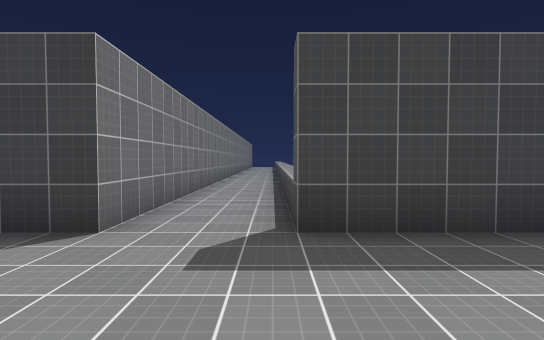
[1] (above)

24 first-person views from a walk through a 3-D level made in the Unity game engine. The camera is 1.5 m above the floor, tilts 2° down and sees 80° across. The floor is counted in squares, 2 m on a side. Each view is taken from the middle of a square. On the plan, view 1 faces up. The plan holds only what a view shows up to about 11 squares ahead; the rest is blank. The place goes on beyond the plan. The player is left out. Door leaves are left out, so doorways stand open. Surface patterns are stand-ins for the level's own textures.

[2]
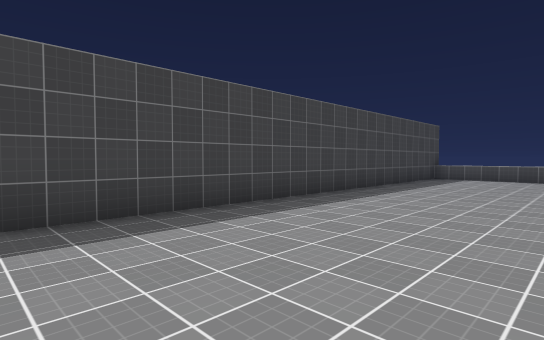

[3]
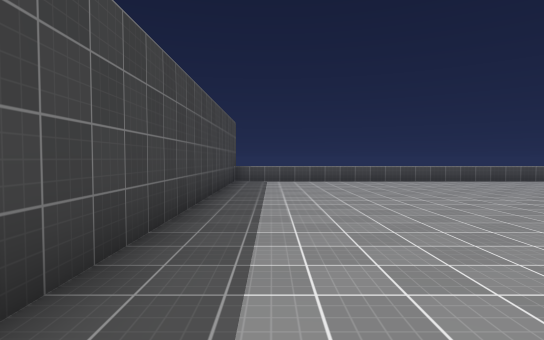

[4]
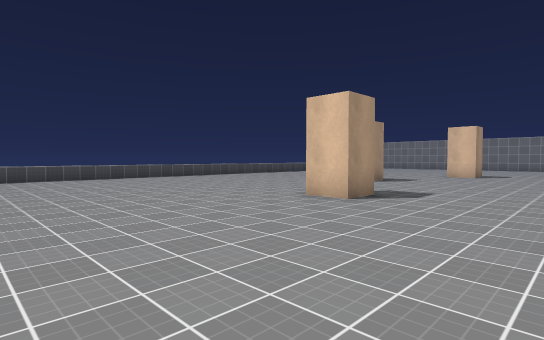

[5]
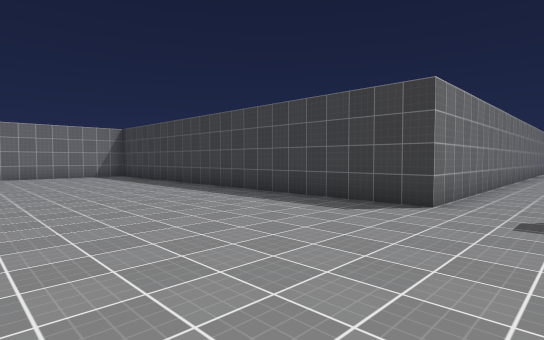

[6]
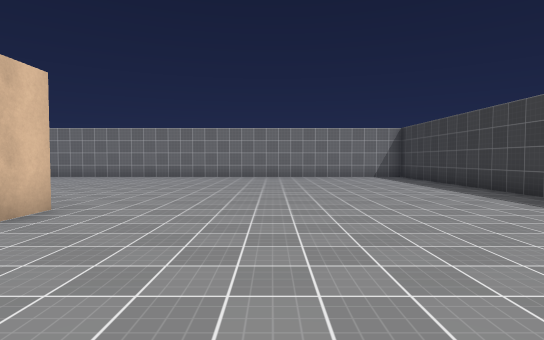

[7]
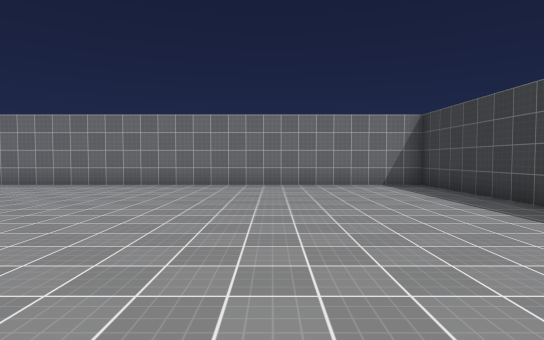

[8]
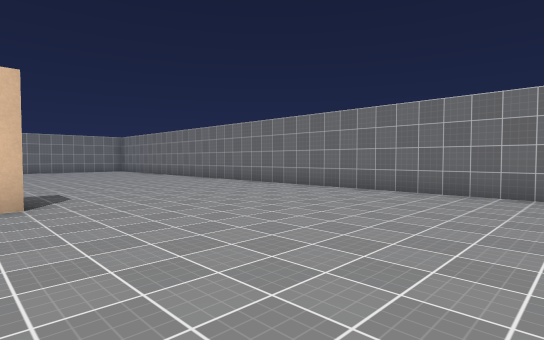

[9]
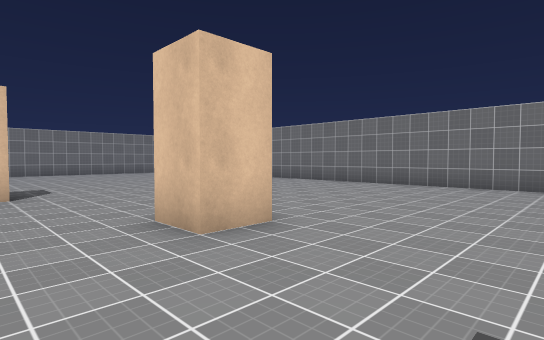

[10]
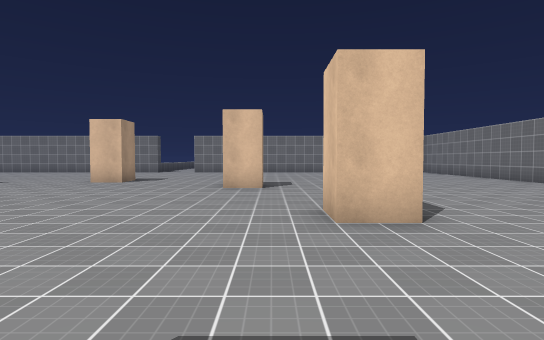

[11]
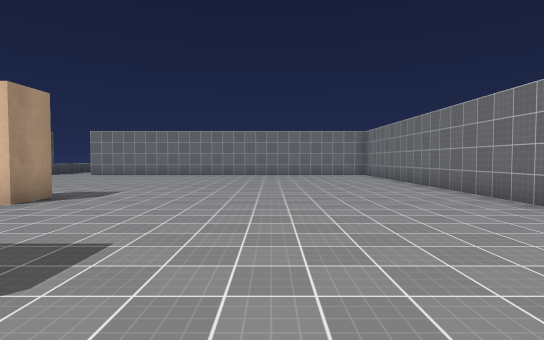

[12]
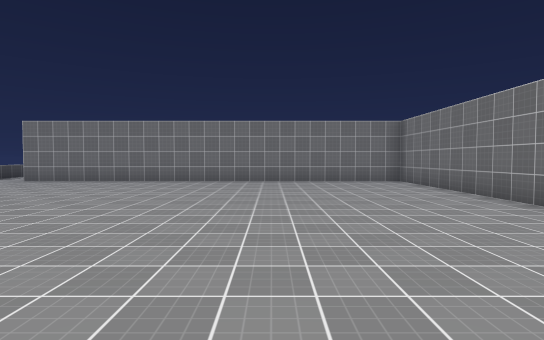

[13]
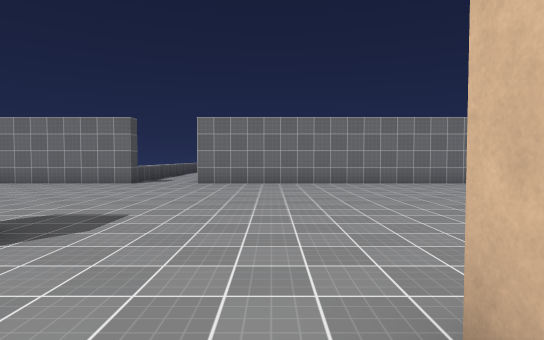

[14]
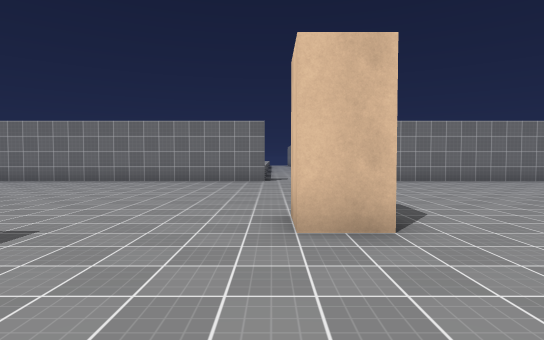

[15]
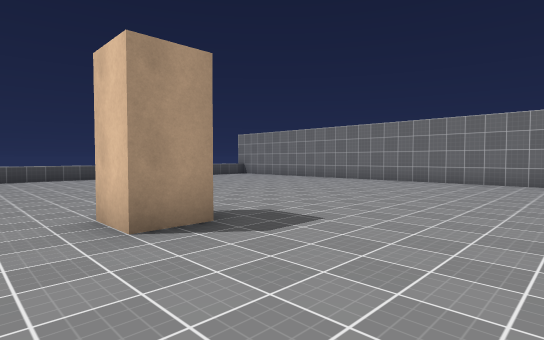

[16]
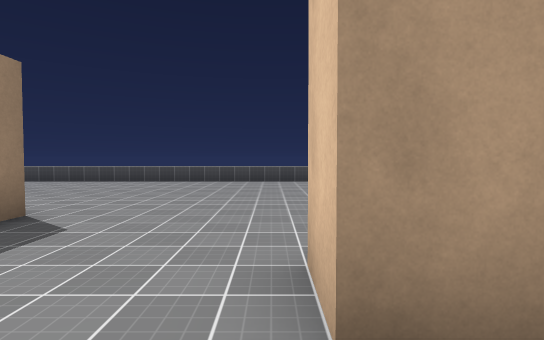

[17]
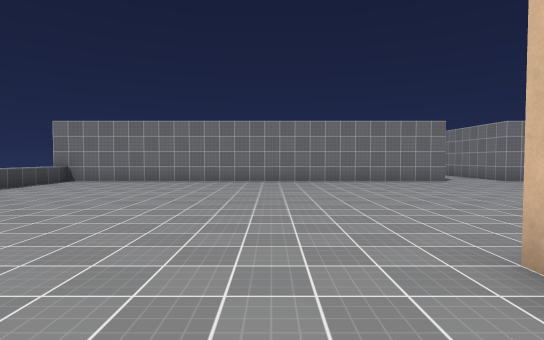

[18]
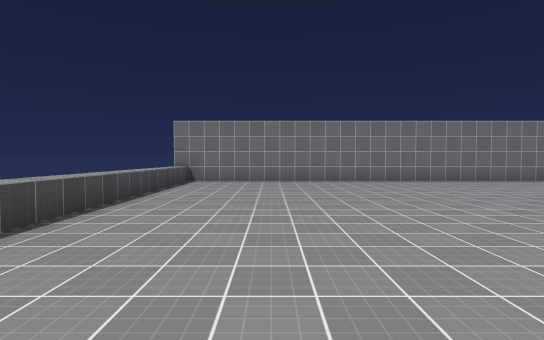

[19]
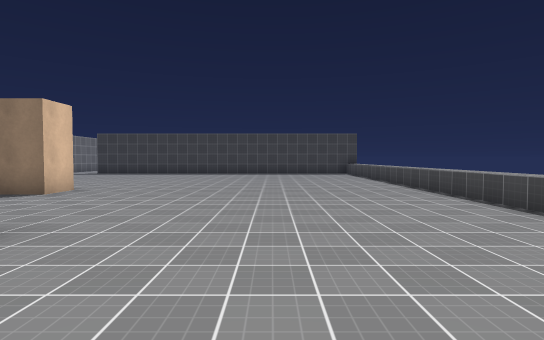

[20]
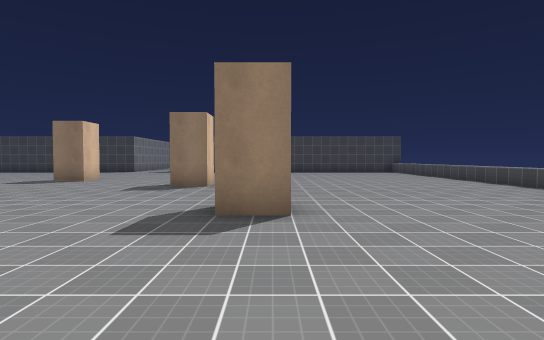

[21]
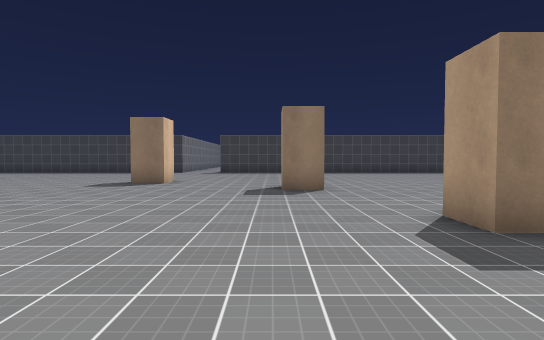

[22]
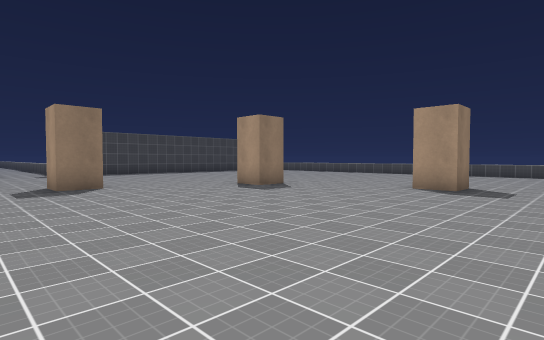

[23]
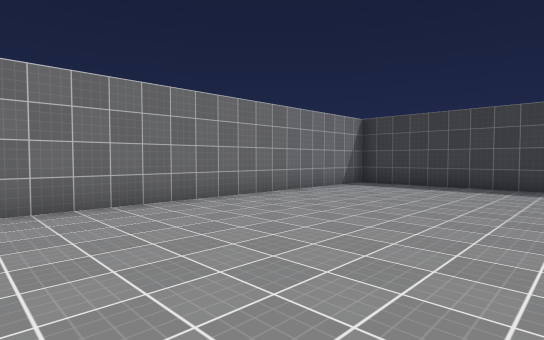

[24]
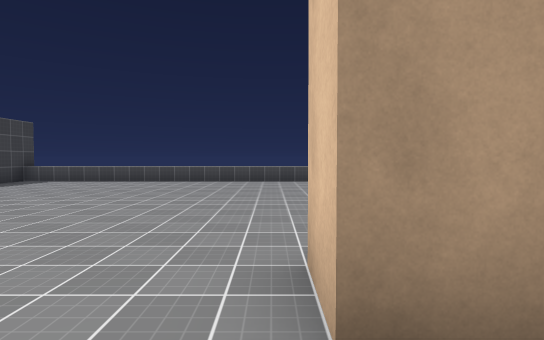

### Floor plan
Key: @ floor where view 1 was taken; # wall or solid block; . floor; D open door; = window, fence, low wall or low ledge; ^ raised ledge.
Columns run from 15 left of view 1 to 13 right of it. Each row starts with its distance up from view 1.
 10              #..
  9              #..^
  8              #..^
  7              #..^
  6              #..^
  5              #..^
  4 ##############DD=###########
  3 #...........................^
  2 #...........................^
  1 #...........................^
  0 #..............@............^
 -1 #...........................^
 -2 #...........................^
 -3 #...........................^
 -4 #.............#.............^
 -5 #...........................^
 -6 #.........#........#........^
 -7 #...........................^
 -8 #...........................^
 -9 #...........................^
-10 #.......#............#......^
-11 #...........................^
-12 #...........................^
-13 #...........................^
-14 #...........................^
-15 #.........#........#........^
-16 #...........................^
-17 #.............#.............^
-18 #...........................^
-19 #...........................^
-20 #...........................^
-21 #...........................^
-22 #...........................^
-23 #...........................^
-24 ##############DD#############
-25              #DD

Where each view was taken, in squares from view 1:
view 1: 0 up, 0 right, facing up
view 2: 1 down, 0 right, facing up-right
view 3: 2 up, 2 right, facing right
view 4: 0 up, 0 right, facing down-right
view 5: 2 down, 0 right, facing up-left
view 6: 2 down, 1 left, facing left
view 7: 1 down, 5 left, facing left
view 8: 4 down, 7 left, facing down-left
view 9: 7 down, 5 left, facing down-left
view 10: 6 down, 6 left, facing down
view 11: 9 down, 10 left, facing down
view 12: 13 down, 10 left, facing down
view 13: 14 down, 4 left, facing down
view 14: 13 down, 0 right, facing down
view 15: 13 down, 0 right, facing down-right
view 16: 14 down, 2 right, facing right
view 17: 13 down, 6 right, facing down
view 18: 13 down, 10 right, facing down
view 19: 13 down, 9 right, facing up
view 20: 15 down, 6 right, facing up
view 21: 14 down, 3 right, facing up
view 22: 13 down, 3 left, facing up-right
view 23: 6 down, 9 left, facing up-left
view 24: 5 down, 2 right, facing right
